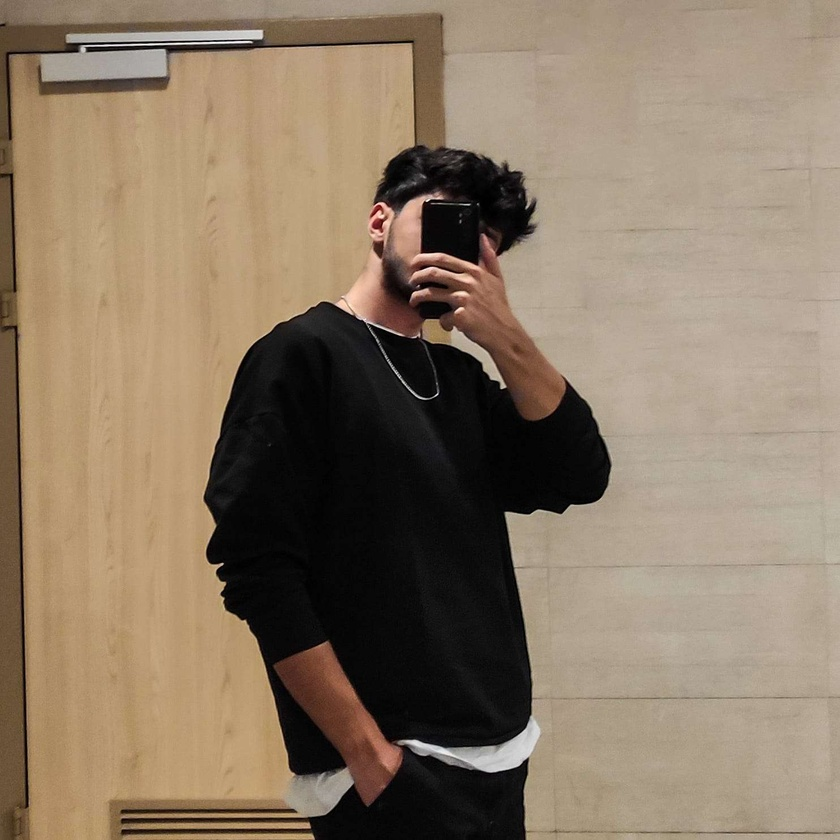
#> input picture images/profile.jpg, 840 x 840 px, shrunk from 1484 x 1484 before the run, found by its file name
$ python 4_histogram.py
#> lines starting #> are read from the running program, lines starting #| are printed output that depends on the picture
import cv2 as cv
import numpy as np

from matplotlib import pyplot as plt


def custom_hist(gray):
    h, w = gray.shape
    hist = np.zeros([256], dtype=np.int32)
    for row in range(h):
        for col in range(w):
            pv = gray[row, col]
            hist[pv] += 1

    y_pos = np.arange(0, 256, 1, dtype=np.int32)
    plt.bar(y_pos, hist, align="center", color="r", alpha=0.5)
    plt.xticks(y_pos, y_pos)
    plt.ylabel("Frequency")
    plt.title("Histogram")
    plt.show()


def image_hist(image):
    cv.imshow("input", image)
    color = ("blue", "green", "red")
    for i, color in enumerate(color):
        hist = cv.calcHist([image], [i], None, [256], [0, 256])
        plt.plot(hist, color=color)
        plt.xlim([0, 256])
    plt.show()


src = cv.imread("images/profile.jpg")
#> src is the input picture: shape (840, 840, 3); mean B, G, R 101, 121.1, 138.8
cv.namedWindow("input", cv.WINDOW_AUTOSIZE)
cv.imshow("input", src)
cv.waitKey(1000)

gray = cv.cvtColor(src, cv.COLOR_BGR2GRAY)
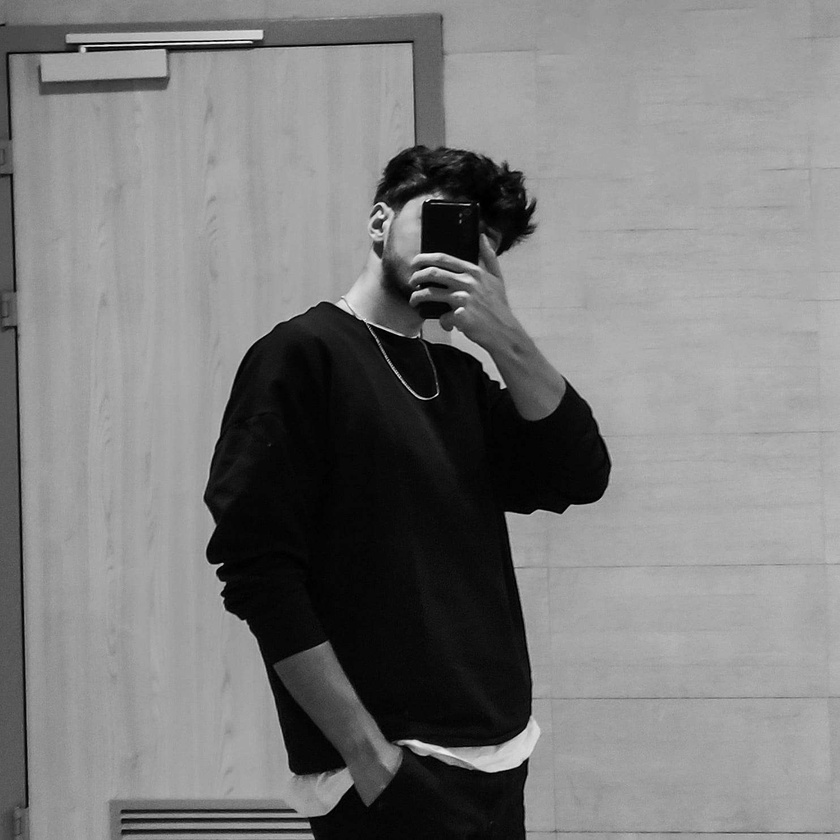
#> gray: shape (840, 840); min 0, max 255, mean 124.1
custom_hist(gray)
#> after the loop in custom_hist, `for row in range(h):`: hist = 256 values, max 27952 at index 165, min 1 at index 249, mean 2756.2
#> in custom_hist, `plt.show()`:
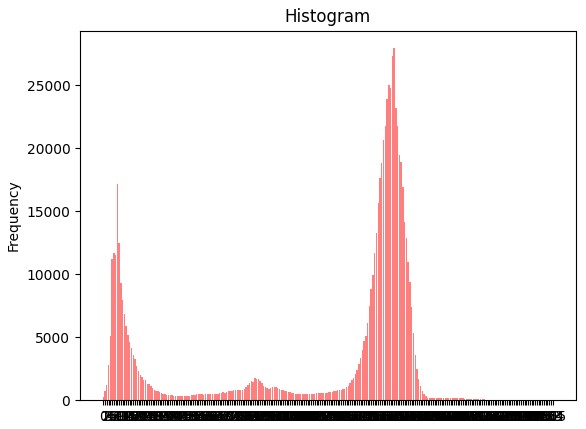
#> figure drawn by matplotlib, 1 panel; tallest bar 27952 high, from x = 164.6 to 165.4
image_hist(src)
#> in image_hist, `plt.show()`:
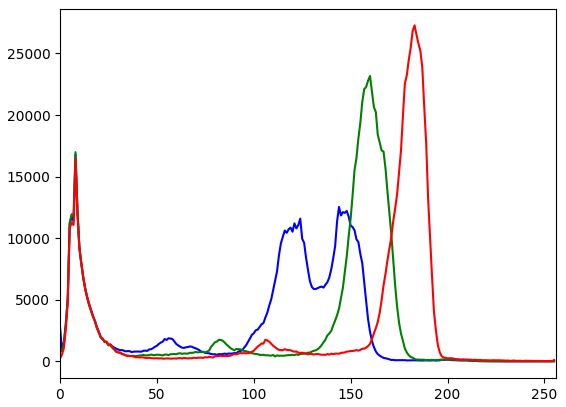
#> figure drawn by matplotlib, 1 panel; curve peaks at x = 8, y = 16776; curve peaks at x = 160, y = 23174; curve peaks at x = 183, y = 27280
